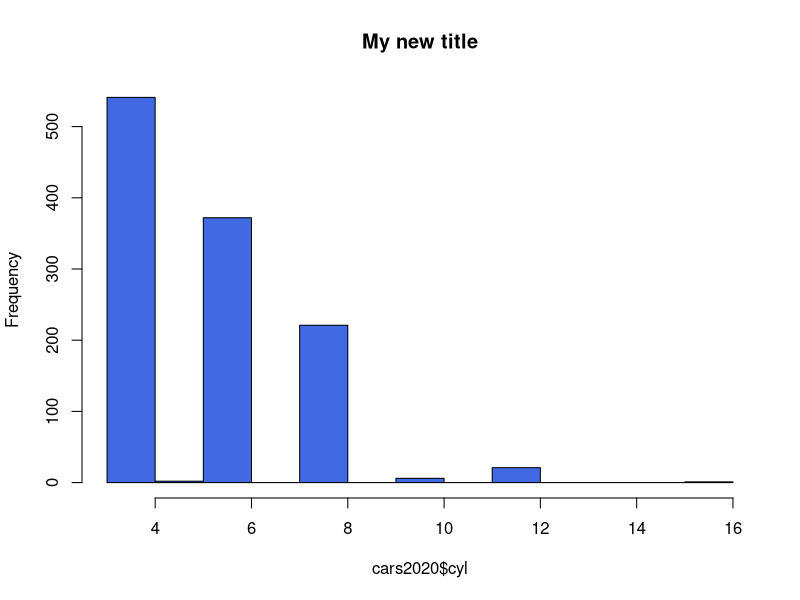
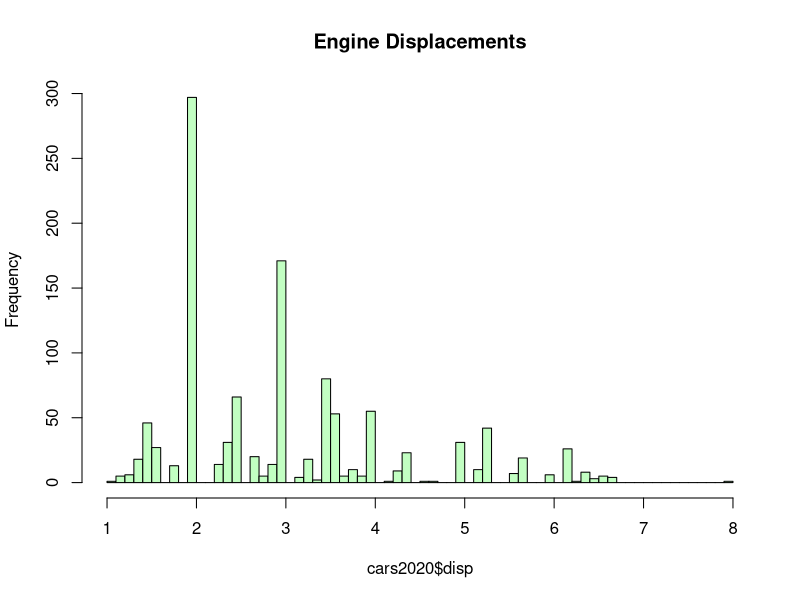
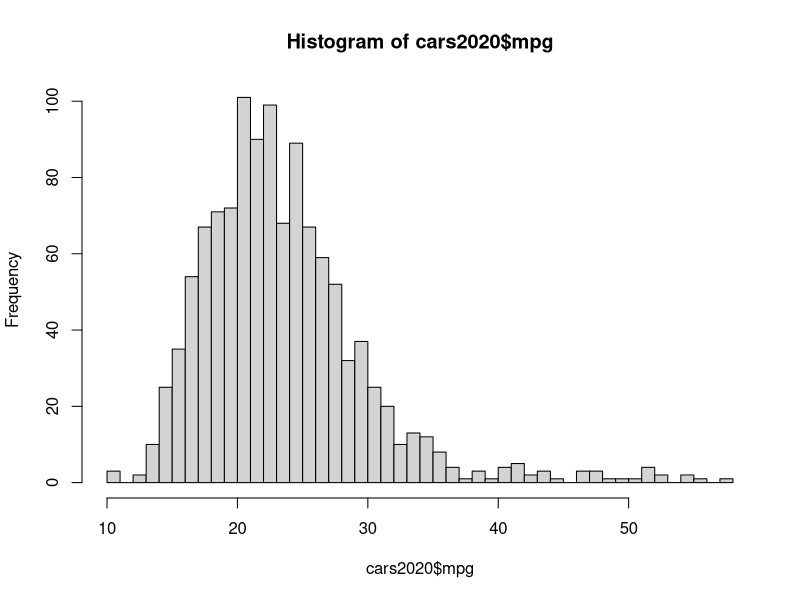
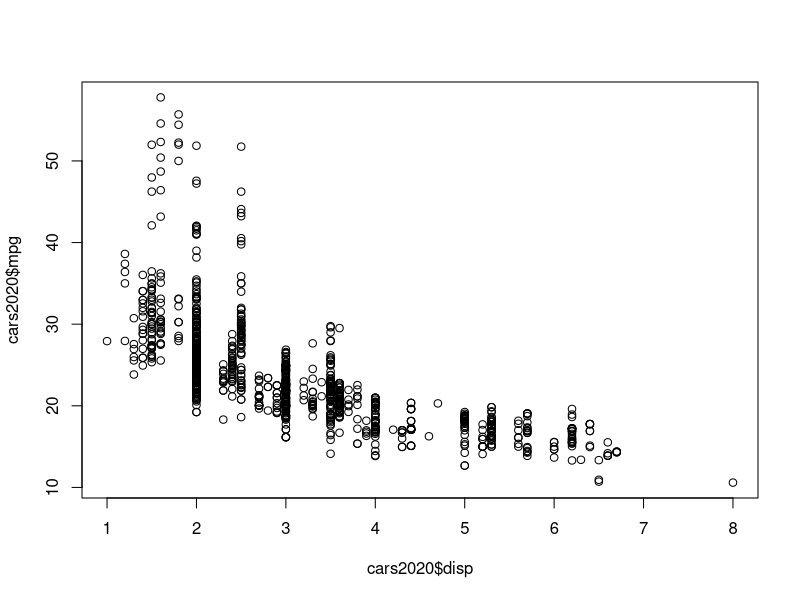

Source code (R) for these figures, in order:
library(tidyverse)

cars2020 <- read_csv("data/cars2020.csv")

manual <- filter(cars2020, transmission == "Manual")


## as an aside
transmission_counts <- count(cars2020, transmission)
count(cars2020, cyl)

## How many cars have 6 or more cylinders?

cyl_6plus <- filter(cars2020, cyl >= 6)


## How many cars have manual transmissions and 6 or more cylinders?

manual_6plus <- filter(cars2020, transmission == "Manual",
                       cyl >= 6)

hist(cars2020$cyl, main = "My new title", col = "royalblue", )
hist(cars2020$disp, main = "Engine Displacements", col = "#C2FFC2", 
    breaks = 100)
sd(cars2020$cyl)


### Keeping only the model, mpg, transmission and cyl columns

cars_narrow <- select(cars2020, model, mpg, transmission, cyl)

hist(cars2020$mpg, breaks = 50)

plot(cars2020$disp, cars2020$mpg)

## Removing the startStop and aspiration variables 

cars_alt <- select(cars2020, -startStop, -aspiration)

## Sorting data by mpg

cars_sorted <- arrange(cars2020, mpg)

## Sorting in descending order

cars_sorted_desc <- arrange(cars2020, desc(mpg))

## Sorting by transmission type (ascending/alphabetical), then by mpg (descending)
cars_sorted_df <- arrange(cars2020, transmission, desc(mpg))

## adding a variable to indicate if the vehicle has an mpg of 30 or greater

cars_30 <- mutate(cars2020, above30 = if_else(mpg >= 30, TRUE, FALSE)) 
cars_30 <- relocate(cars_30, above30, .before = mpg)

## Alternatively we could do the same thing like this:

cars_30_alt <- mutate(cars2020, above30 = if_else(mpg >= 30, TRUE, FALSE)) |>
  relocate(above30, .before = mpg)

### Using summarise

report <- summarise(cars2020, num_cars = n(),
                    avg_mpg = mean(mpg, na.rm = TRUE))

### Using group_by along with summarise

intermediate_df <- group_by(cars2020, make)

detailed_report <- summarise(intermediate_df, num_cars = n(),
                             avg_mpg = mean(mpg, na.rm = TRUE))


intermediate_df2 <- group_by(cars2020, make, transmission)

more_detailed_report <- summarise(intermediate_df2, num_cars = n(),
                                  avg_mpg = mean(mpg, na.rm = TRUE),
                                  .groups = "drop")


### Using the |> to join the group_by and summarise

final_report <- group_by(cars2020, make) |>
  summarise(num_cars = n(), avg_mpg = mean(mpg, na.rm = TRUE),
            .groups = "drop") |>
  arrange(desc(avg_mpg))




































